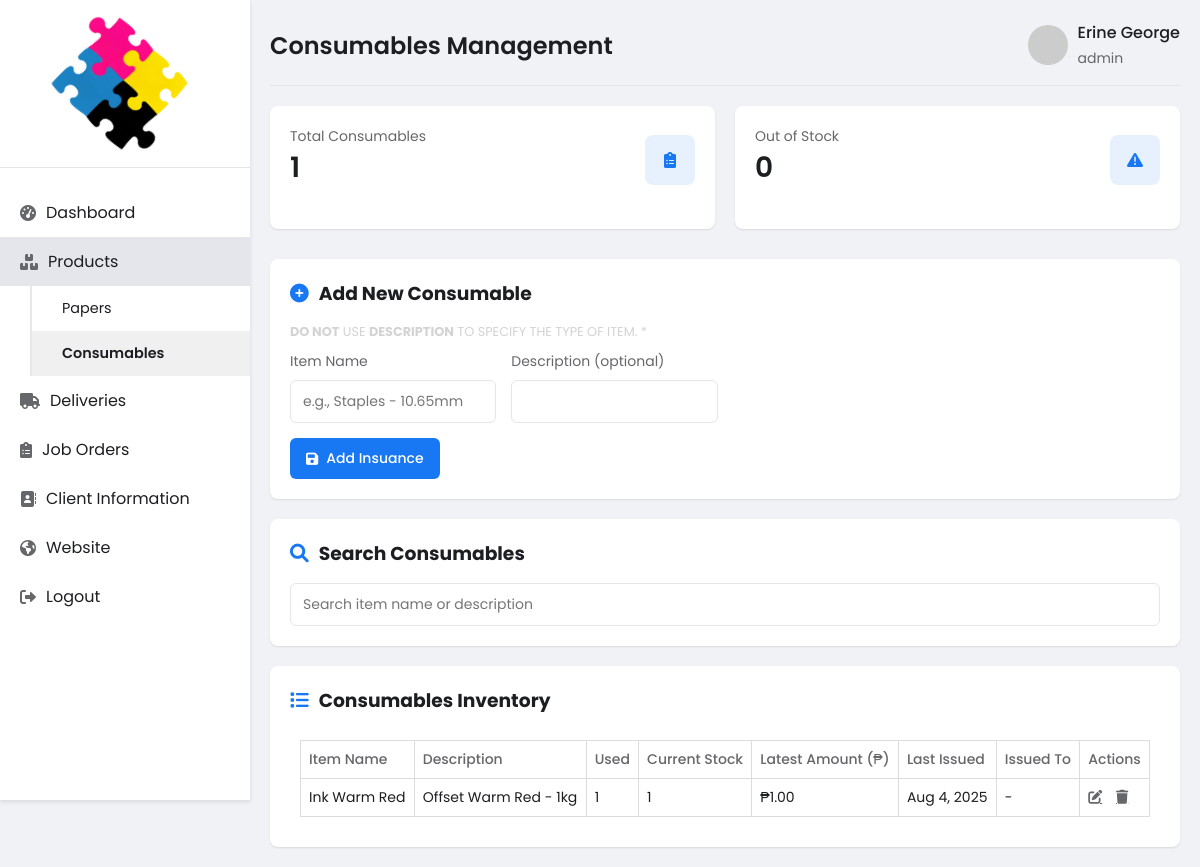
/pages/insuances.php (signed in), run on an earlier commit of the app's database.
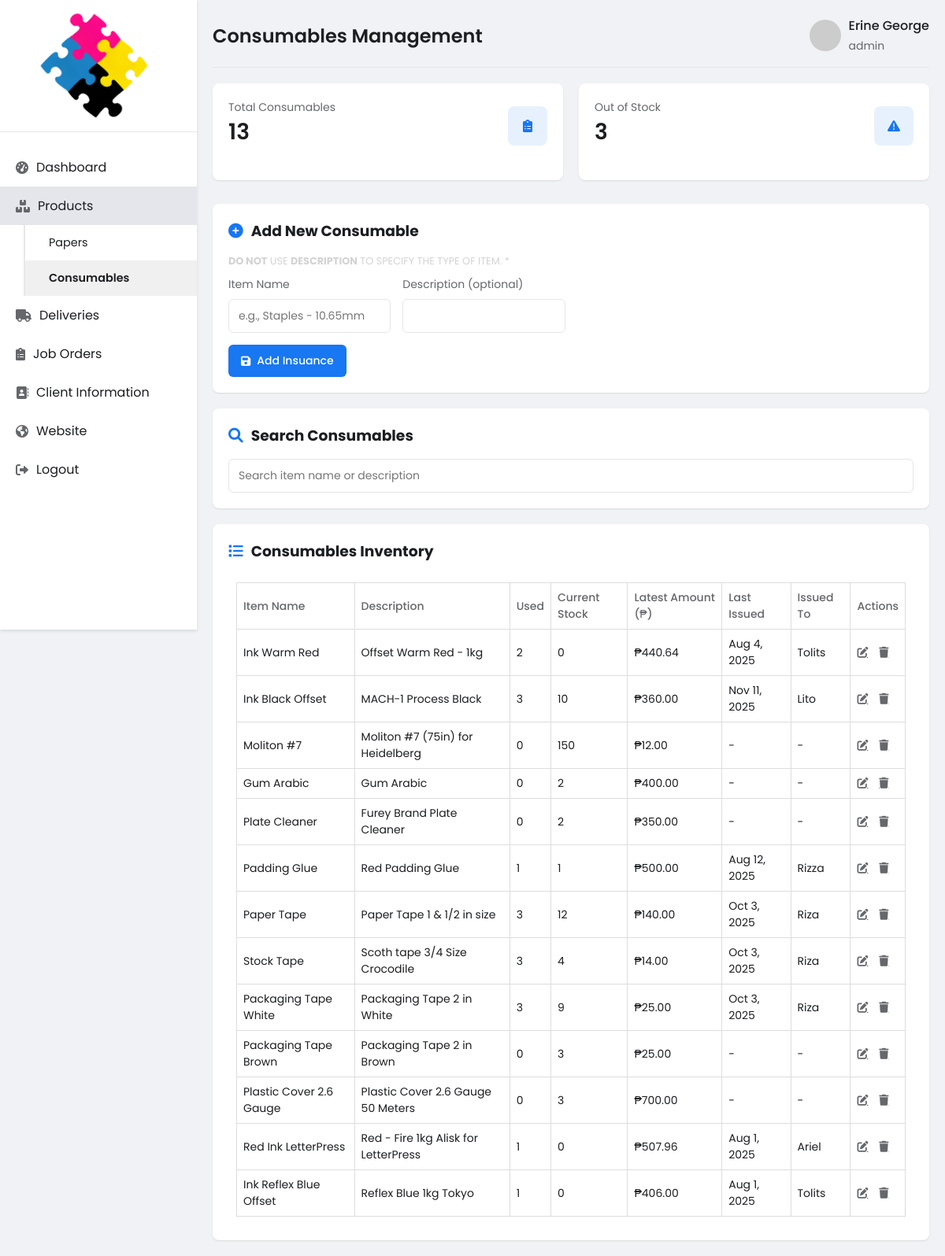
And on a later commit of the database.
### tables this page shows
CREATE TABLE `insuances` (
  `id` int(11) NOT NULL AUTO_INCREMENT,
  `item_name` varchar(255) NOT NULL,
  `description` text DEFAULT NULL,
  `stock` int(11) DEFAULT 0,
  `date_issued` date DEFAULT NULL,
  `issued_by` int(11) DEFAULT NULL,
  `created_at` timestamp NULL DEFAULT current_timestamp(),
  PRIMARY KEY (`id`)
);

### pages/insuances.php (the view, shortened to what this page needs)
<?php
require_once '../config/db.php';
$stock_result = $inventory->query("
    SELECT
        ins.id AS item_id,
        ins.item_name AS insuance_name,
        ins.description,
        COALESCE(d.unit, '-') AS unit,
        COALESCE(SUM(d.delivered_quantity), 0) AS delivered_quantity,
        (
            SELECT COALESCE(SUM(u.quantity_used), 0)
            FROM insuance_usages u
            WHERE u.item_id = ins.id
        ) AS used_quantity,
        COALESCE(SUM(d.delivered_quantity), 0) - (
            SELECT COALESCE(SUM(u.quantity_used), 0)
            FROM insuance_usages u
            WHERE u.item_id = ins.id
        ) AS current_stock,
        (
            SELECT idl.amount_per_unit
            FROM insuance_delivery_logs idl
            WHERE idl.insuance_name = ins.item_name
            ORDER BY delivery_date DESC, id DESC
            LIMIT 1
        ) AS latest_amount,
        (
            SELECT MAX(u.date_issued)
            FROM insuance_usages u
            WHERE u.item_id = ins.id
        ) AS latest_used_date,
        (
            SELECT u.used_by_name
            FROM insuance_usages u
            WHERE u.item_id = ins.id AND u.used_by_name IS NOT NULL AND u.used_by_name != ''
            ORDER BY u.date_issued DESC, u.id DESC
            LIMIT 1
        ) AS latest_used_to,
        (
            SELECT usr.username
            FROM insuance_usages u
            LEFT JOIN users usr ON u.issued_by = usr.id
            WHERE u.item_id = ins.id
            ORDER BY u.date_issued DESC, u.id DESC
            LIMIT 1
        ) AS latest_issued_by
    FROM insuances ins
    LEFT JOIN insuance_delivery_logs d ON d.insuance_name = ins.item_name
    GROUP BY ins.id
");
$insuance_stock = $stock_result->fetch_all(MYSQLI_ASSOC);
$total_insuances = count($insuance_stock);
$out_of_stock = count(array_filter($insuance_stock, fn($i) => $i['current_stock'] <= 0));
?>
<!DOCTYPE html>
<html lang="en">
<head>
    <link rel="stylesheet" href="https://cdnjs.cloudflare.com/ajax/libs/font-awesome/6.0.0-beta3/css/all.min.css">
</head>
<body>
    <?php
    $currentPage = basename($_SERVER['PHP_SELF']);
    $isProductPage = in_array($currentPage, ['papers.php', 'insuances.php']);
    ?>
    <div class="sidebar-con">
        <div class="sidebar">
            <div class="brand">
                <img src="../assets/images/plainlogo.png" alt="">
            </div>
            <ul class="nav-menu">
                <li><a href="dashboard.php"><i class="fas fa-tachometer-alt"></i> <span>Dashboard</span></a></li>
                <li class="<?= $isProductPage ? 'active' : '' ?>">
                    <a href="papers.php">
                        <i class="fas fa-boxes"></i> <span>Products</span>
                    </a>
                    <ul class="submenu">
                        <li><a href="papers.php" class="<?= $currentPage == 'papers.php' ? 'activate' : '' ?>">Papers</a></li>
                        <li><a href="insuances.php" class="<?= $currentPage == 'insuances.php' ? 'activate' : '' ?>">Consumables</a></li>
                    </ul>
                </li>
                <li><a href="delivery.php"><i class="fas fa-truck"></i> <span>Deliveries</span></a></li>
                <li><a href="job_orders.php"><i class="fas fa-clipboard-list"></i> <span>Job Orders</span></a></li>
                <li><a href="clients.php"><i class="fa fa-address-book"></i> <span>Client Information</span></a></li>
                <li><a href="website_admin.php"><i class="fa fa-earth-americas"></i> <span>Website</span></a></li>
                <li><a href="../accounts/logout.php"><i class="fas fa-sign-out-alt"></i> <span>Logout</span></a></li>
            </ul>
        </div>
    </div>
    <div class="main-content">
        <header class="header">
            <h1>Consumables Management</h1>
            <div class="user-info">
                <img src="https://ui-avatars.com/api/?name=<?= urlencode($_SESSION['username']) ?>&background=random" alt="User">
                <div class="user-details">
                    <h4><?= htmlspecialchars($_SESSION['username']) ?></h4>
                    <small><?= $_SESSION['role'] ?></small>
                </div>
            </div>
        </header>
        <div class="stats-grid">
            <div class="stat-card">
                <div class="card-header">
                    <div>
                        <p>Total Consumables</p>
                        <h3><?= $total_insuances ?></h3>
                    </div>
                    <div class="card-icon">
                        <i class="fas fa-clipboard-list"></i>
                    </div>
                </div>
            </div>
            <div class="stat-card">
                <div class="card-header">
                    <div>
                        <p>Out of Stock</p>
                        <h3><?= $out_of_stock ?></h3>
                    </div>
                    <div class="card-icon">
                        <i class="fas fa-exclamation-triangle"></i>
                    </div>
                </div>
            </div>
        </div>
        <div class="form-card">
            <h3><i class="fas fa-plus-circle"></i>Add New Consumable</h3>
            <p style="font-size: 80%; color: lightgray; margin-bottom: 10px;"><strong>DO NOT</strong> USE <strong>DESCRIPTION</strong> TO SPECIFY THE TYPE OF ITEM. *</p>
            <form method="POST">
                <div class="form-grid">
                    <div class="form-group">
                        <label for="item_name">Item Name</label>
                        <input type="text" id="item_name" name="item_name" required placeholder="e.g., Staples - 10.65mm">
                    </div>
                    <div class="form-group">
                        <label for="description">Description (optional)</label>
                        <input type="text" id="description" name="description">
                    </div>
                </div>
                <button type="submit" class="btn"><i class="fas fa-save"></i> Add Insuance</button>
            </form>
        </div>
        <div class="form-card">
            <div class="form-group">
                <h3><i class="fas fa-search"></i>Search Consumables</h3>
                <input type="text" id="searchInput" placeholder="Search item name or description">
            </div>
        </div>
        <div class="table-card">
            <h3><i class="fas fa-list"></i>Consumables Inventory</h3>
            <div class="product-content">
                <table id="insuanceTable">
                    <thead>
                        <tr>
                            <th>Item Name</th>
                            <th>Description</th>
                            <th>Used</th>
                            <th>Current Stock</th>
                            <th>Latest Amount (₱)</th>
                            <th>Last Issued</th>
                            <?php if ($_SESSION['role'] === 'admin'): ?>
                                <th>Issued To</th>
                                <th>Actions</th>
                            <?php endif; ?>
                        </tr>
                    </thead>
                    <tbody>
                        <?php if (empty($insuance_stock)): ?>
                            <tr>
                                <td colspan="5" style="text-align:center; color:gray;">No insuances found</td>
                            </tr>
                        <?php else: ?>
                            <?php foreach ($insuance_stock as $item): ?>
                                <tr onclick="openInsuanceModal(<?= intval($item['item_id']) ?>)" class="clickable-row">
                                    <td><?= htmlspecialchars($item['insuance_name']) ?></td>
                                    <td><?= htmlspecialchars($item['description']) ?></td>
                                    <td><?= floatval($item['used_quantity']) ?></td>
                                    <td><?= floatval($item['current_stock']) ?></td>
                                    <td>₱<?= number_format(floatval($item['latest_amount']), 2) ?></td>
                                    <td><?= $item['latest_used_date'] ? date('M j, Y', strtotime($item['latest_used_date'])) : '-' ?></td>
                                    <?php if ($_SESSION['role'] === 'admin'): ?>
                                        <td><?= htmlspecialchars($item['latest_used_to'] ?? '-') ?></td>
                                        <td class="action-cell">
                                            <a href="edit_insuance.php?id=<?= $item['item_id'] ?>" class="fas fa-edit"></a>
                                            <a href="delete_insuance.php?id=<?= $item['item_id'] ?>" class="fas fa-trash" onclick="return confirm('Are you sure you want to delete this item?');"></a>
                                        </td>
                                    <?php endif; ?>
                                </tr>
                            <?php endforeach; ?>
                        <?php endif; ?>
                    </tbody>
                </table>
            </div>
        </div>
    </div>
</body>
</html>

What changed in the data, as far as the page shows it:
computed for insuances "Ink Warm Red": used_quantity "1" → "2"; current_stock "1" → "0"; latest_amount "1.00" → "440.64"; latest_used_to "-" → "Tolits"
added insuances: item_name "Ink Black Offset", description "MACH-1 Process Black", used_quantity "3", current_stock "10", latest_amount "360.00", latest_used_date "Nov 11, 2025", latest_used_to "Lito"
added insuances: item_name "Moliton #7", description "Moliton #7 (75in) for Heidelberg", used_quantity "0", current_stock "150", latest_amount "12.00", latest_used_to "-"
added insuances: item_name "Gum Arabic", description "Gum Arabic", used_quantity "0", current_stock "2", latest_amount "400.00", latest_used_to "-"
added insuances: item_name "Plate Cleaner", description "Furey Brand Plate Cleaner", used_quantity "0", current_stock "2", latest_amount "350.00", latest_used_to "-"
added insuances: item_name "Padding Glue", description "Red Padding Glue", used_quantity "1", current_stock "1", latest_amount "500.00", latest_used_date "Aug 12, 2025", latest_used_to "Rizza"
added insuances: item_name "Paper Tape", description "Paper Tape 1 & 1/2 in size", used_quantity "3", current_stock "12", latest_amount "140.00", latest_used_date "Oct 3, 2025", latest_used_to "Riza"
added insuances: item_name "Stock Tape", description "Scoth tape 3/4 Size Crocodile", used_quantity "3", current_stock "4", latest_amount "14.00", latest_used_date "Oct 3, 2025", latest_used_to "Riza"
added insuances: item_name "Packaging Tape White", description "Packaging Tape 2 in White", used_quantity "3", current_stock "9", latest_amount "25.00", latest_used_date "Oct 3, 2025", latest_used_to "Riza"
added insuances: item_name "Packaging Tape Brown", description "Packaging Tape 2 in Brown", used_quantity "0", current_stock "3", latest_amount "25.00", latest_used_to "-"
added insuances: item_name "Plastic Cover 2.6 Gauge", description "Plastic Cover 2.6 Gauge 50 Meters", used_quantity "0", current_stock "3", latest_amount "700.00", latest_used_to "-"
added insuances: item_name "Red Ink LetterPress", description "Red - Fire 1kg Alisk for LetterPress", used_quantity "1", current_stock "0", latest_amount "507.96", latest_used_date "Aug 1, 2025", latest_used_to "Ariel"
added insuances: item_name "Ink Reflex Blue Offset", description "Reflex Blue 1kg Tokyo", used_quantity "1", current_stock "0", latest_amount "406.00", latest_used_date "Aug 1, 2025", latest_used_to "Tolits"
Also different on the page:
$total_insuances: "1" → "13"
$out_of_stock: "0" → "3"
